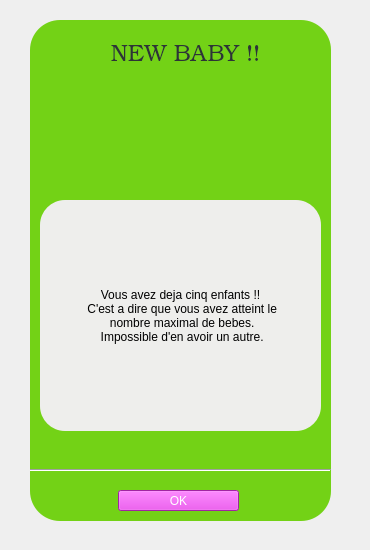
       <widget class="QWidget" name="interface_nbbb_atteint">
        <widget class="QPlainTextEdit" name="affichage_carte_31">
         <property name="geometry">
          <rect>
           <x>30</x>
           <y>20</y>
           <width>301</width>
           <height>501</height>
          </rect>
         </property>
         <property name="styleSheet">
          <string notr="true">background-color: rgb(115, 210, 22);
border-radius:30px;</string>
         </property>
         <property name="backgroundVisible">
          <bool>false</bool>
         </property>
         <property name="centerOnScroll">
          <bool>false</bool>
         </property>
        </widget>
        <widget class="Line" name="line_55">
         <property name="geometry">
          <rect>
           <x>30</x>
           <y>460</y>
           <width>301</width>
           <height>20</height>
          </rect>
         </property>
         <property name="orientation">
          <enum>Qt::Horizontal</enum>
         </property>
        </widget>
        <widget class="QLabel" name="info_bebe_nbbb_atteint">
         <property name="geometry">
          <rect>
           <x>40</x>
           <y>200</y>
           <width>281</width>
           <height>231</height>
          </rect>
         </property>
         <property name="styleSheet">
          <string notr="true">background-color: rgb(238, 238, 236);
border-radius:25px;</string>
         </property>
         <property name="text">
          <string>Vous avez deja cinq enfants !! 
 C'est a dire que vous avez atteint le 
 nombre maximal de bebes.  
 Impossible d'en avoir un autre.</string>
         </property>
         <property name="alignment">
          <set>Qt::AlignCenter</set>
         </property>
        </widget>
        <widget class="QLabel" name="titre_bebe_nbbb_atteint">
         <property name="geometry">
          <rect>
           <x>60</x>
           <y>40</y>
           <width>251</width>
           <height>31</height>
          </rect>
         </property>
         <property name="font">
          <font>
           <family>URW Bookman L</family>
           <pointsize>17</pointsize>
           <weight>9</weight>
           <italic>false</italic>
           <bold>false</bold>
          </font>
         </property>
         <property name="styleSheet">
          <string notr="true">color: rgb(46, 52, 54);
background-image: url(:/images/backg.jpg);
font: 75 17pt &quot;URW Bookman L&quot;;
border-radius:8px;</string>
         </property>
         <property name="text">
          <string>NEW BABY !!</string>
         </property>
         <property name="alignment">
          <set>Qt::AlignCenter</set>
         </property>
        </widget>
        <widget class="QPushButton" name="ok_bebe_nbbb_atteint">
         <property name="geometry">
          <rect>
           <x>118</x>
           <y>490</y>
           <width>121</width>
           <height>21</height>
          </rect>
         </property>
         <property name="styleSheet">
          <string notr="true">font: 13pt &quot;Ubuntu&quot;;
color: white;
background-color: rgb(224, 52, 226);</string>
         </property>
         <property name="text">
          <string>OK</string>
         </property>
        </widget>
        <widget class="QLabel" name="photo_bebe_nbbb_atteint">
         <property name="geometry">
          <rect>
           <x>110</x>
           <y>80</y>
           <width>161</width>
           <height>111</height>
          </rect>
         </property>
         <property name="styleSheet">
          <string notr="true">border-image: url(:/images/bebe.jpg);</string>
         </property>
         <property name="text">
          <string/>
         </property>
        </widget>
        <widget class="QLabel" name="label_28">
         <property name="geometry">
          <rect>
           <x>0</x>
           <y>0</y>
           <width>361</width>
           <height>541</height>
          </rect>
         </property>
         <property name="styleSheet">
          <string notr="true">background-image: url(:/images/backg.jpg);</string>
         </property>
         <property name="text">
          <string/>
         </property>
        </widget>
        <zorder>label_28</zorder>
        <zorder>affichage_carte_31</zorder>
        <zorder>line_55</zorder>
        <zorder>info_bebe_nbbb_atteint</zorder>
        <zorder>titre_bebe_nbbb_atteint</zorder>
        <zorder>ok_bebe_nbbb_atteint</zorder>
        <zorder>photo_bebe_nbbb_atteint</zorder>
       </widget>
